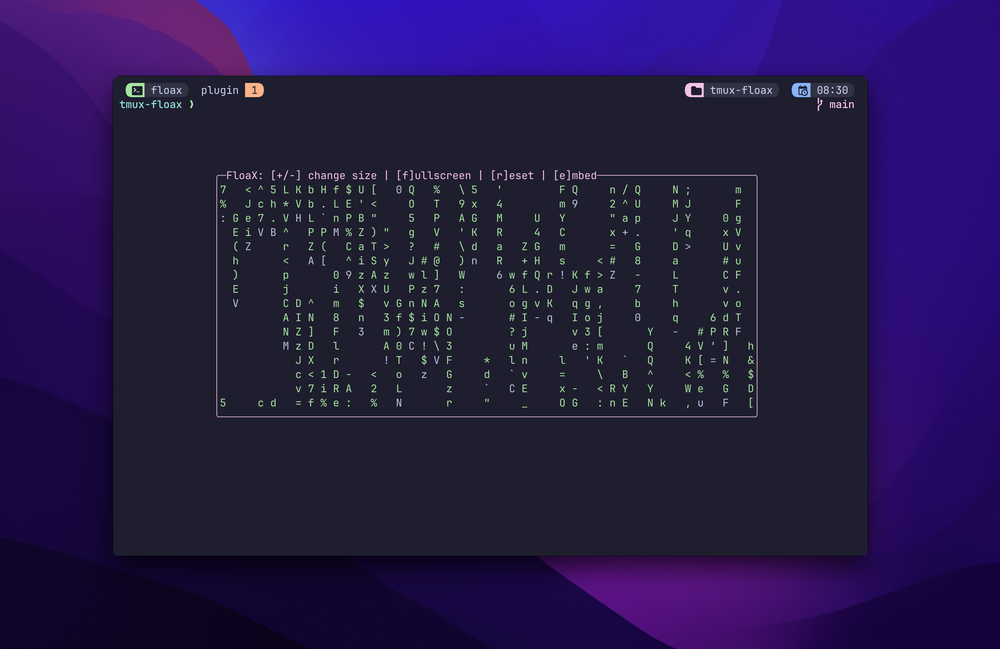
#> input picture .config/tmux/plugins/tmux-floax/img/floaxv3.png, 1000 x 649 px, shrunk from 3024 x 1964 before the run
$ python comp_rule_of_thirds.py ../.config/tmux/plugins/tmux-floax/img
#> lines starting #> are read from the running program, lines starting #| are printed output that depends on the picture
#> in read_image_unicode_safe, returned value is the input picture: shape (649, 1000, 3); mean B, G, R 71.6, 24.2, 36.5
import cv2
import os
import argparse
import numpy as np
def draw_rule_of_thirds(image, color=(0, 255, 0), thickness=2):
#> called with color = (0, 255, 0), thickness = 2
    height, width, _ = image.shape
#> height = 649; width = 1000
    v_third = width // 3
#> v_third = 333
    h_third = height // 3
#> h_third = 216
    cv2.line(image, (v_third, 0), (v_third, height), color, thickness)
    cv2.line(image, (2 * v_third, 0), (2 * v_third, height), color, thickness)
    cv2.line(image, (0, h_third), (width, h_third), color, thickness)
    cv2.line(image, (0, 2 * h_third), (width, 2 * h_third), color, thickness)
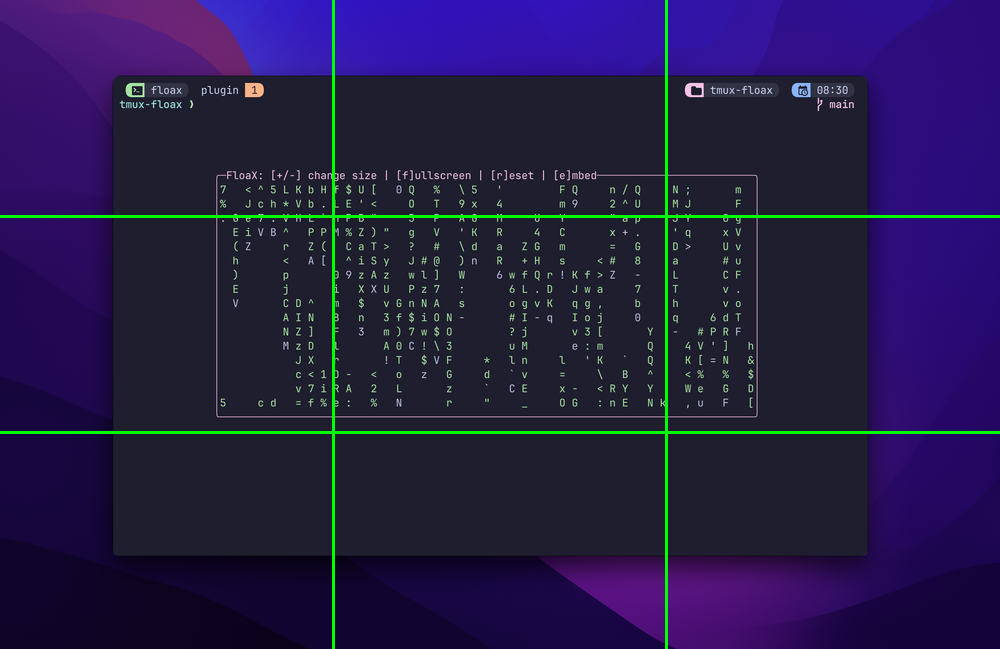
#> image: shape (649, 1000, 3); mean B, G, R 70.7, 27.7, 35.9
    return image
def read_image_unicode_safe(path):
    try:
        data = np.fromfile(path, dtype=np.uint8)
        return cv2.imdecode(data, cv2.IMREAD_COLOR)
    except Exception:
        return None
def write_image_unicode_safe(path, image):
    ext = os.path.splitext(path)[1]
    result, encoded = cv2.imencode(ext, image)
    if result:
        encoded.tofile(path)
        return True
    return False
def process_images_recursively(root_folder):
    supported_extensions = ('.jpg', '.jpeg', '.png', '.bmp', '.tiff', '.webp')
    for dirpath, _, filenames in os.walk(root_folder):
        for filename in filenames:
            if filename.lower().endswith(supported_extensions) and '_rule_of_thirds' not in filename:
                input_path = os.path.join(dirpath, filename)
                image = read_image_unicode_safe(input_path)
                if image is None:
                    print(f"Could not read image: {filename.encode('utf-8', errors='replace')}")
                    continue
                print(f"Processing: {input_path.encode('utf-8', errors='replace')}")
                image_with_grid = draw_rule_of_thirds(image.copy())
                name, ext = os.path.splitext(filename)
                output_filename = f"{name}_rule_of_thirds{ext}"
                output_path = os.path.join(dirpath, output_filename)
                if write_image_unicode_safe(output_path, image_with_grid):
                    print(f"Saved: {output_path.encode('utf-8', errors='replace')}")
                else:
                    print(f"Failed to save: {output_filename.encode('utf-8', errors='replace')}")
if __name__ == "__main__":
    parser = argparse.ArgumentParser(description="Add Rule of Thirds grid to all images in a folder (recursively).")
    parser.add_argument("folder", help="Path to the root folder containing images")
    args = parser.parse_args()
    if not os.path.isdir(args.folder):
        print("Error: The specified path is not a folder.")
    else:
        process_images_recursively(args.folder)
